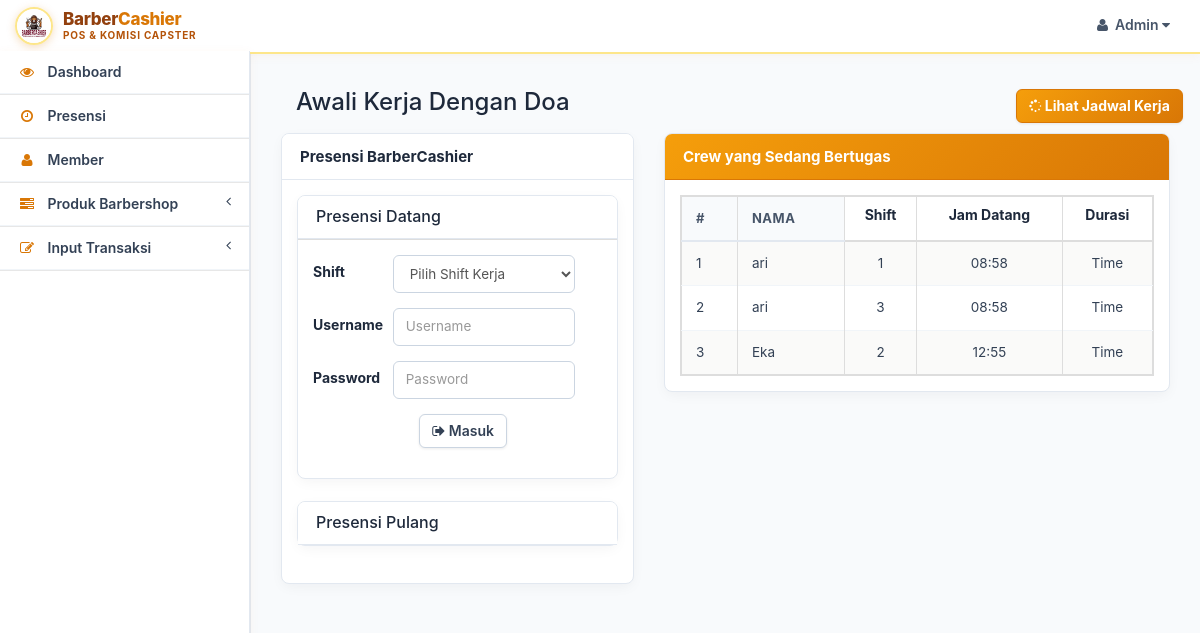
/SOURCE_CODE_APLIKASI/pages/index.php?cp=presensi (signed in), run on the app's committed database.
### tables this page shows
CREATE TABLE `absensi` (
  `idabsensi` int(11) NOT NULL AUTO_INCREMENT,
  `tgl` date NOT NULL,
  `datang` datetime NOT NULL,
  `pulang` datetime DEFAULT NULL,
  `sudahpulang` int(2) NOT NULL DEFAULT 0,
  `durasi` time NOT NULL,
  `user` varchar(12) NOT NULL,
  `shift` int(1) NOT NULL,
  `telat` time DEFAULT NULL,
  PRIMARY KEY (`idabsensi`)
);

### SOURCE_CODE_APLIKASI/pages/presensi.php (the view, shortened to what this page needs)
<?php
include 'form.php';
?>
<!DOCTYPE html>
<html lang="en">
<head>
</head>
<body>
    <div class="row">
        <?php
            if (($_SESSION['levelataz']) == "owner ataz" or ($_SESSION['levelataz']) == "manager ataz") { ?>
            <div class="col-lg-5">
                <h3>
                    <a href="#pilihbulan" id="0" class="btn btn-warning col-lg-5" data-toggle="modal" data-target="#pilihbulan">
                        <strong> <span class="glyphicon glyphicon-plus"></span> Input Jadwal </strong>
                    </a>
                    <a href="#jadwaledit" id="0" class="col-md-5 col-md-offset-2 btn btn-warning" data-toggle="modal" data-target="#jadwaledit">
                        <span class="fa fa-pencil"></span> <b>Edit Jadwal</b>
                    </a>
                </h3>
            </div>
            <div class="col-lg-7">
            <div class="col-lg-4 col-md-offset-8">
                <h3>
                    <a href="#pilihjadwal" id="0" class="btn btn-warning " data-toggle="modal" data-target="#pilihjadwal">
                        <strong> <span class="fa  fa-spinner"></span> Lihat Jadwal Kerja </strong>
                    </a>
                </h3>
            </div>
            </div>
            <?php
            }else{?>
            <div class="col-lg-5" >
                <h3 class="col-lg-12 ">Awali Kerja Dengan Doa </h3>
            </div>
            <div class="col-lg-7">
            <div class="col-lg-4 col-md-offset-8">
                <h3>
                    <a href="#pilihjadwal" id="0" class="btn btn-warning " data-toggle="modal" data-target="#pilihjadwal">
                        <strong> <span class="fa  fa-spinner"></span> Lihat Jadwal Kerja </strong>
                    </a>
                </h3>
            </div>
            </div>
            <?php
            }
        ?>
    </div>
    <div class="row">
        <div class="col-lg-5">
            <div class="panel panel-default">
                <div class="panel-heading">
                    Presensi BarberCashier
                </div>
                <div class="panel-body">
                    <div class="panel-group" id="accordion">
                        <div class="panel panel-default">
                            <div class="panel-heading">
                                <h4 class="panel-title">
                                    <a data-toggle="collapse" data-parent="#accordion" href="#collapseOne">Presensi Datang</a>
                                </h4>
                            </div>
                            <div id="collapseOne" class="panel-collapse collapse in">
                                <div class="panel-body" >
                                    <form class="form-horizontal" role="form" action="prosesabsen.php" method="post">
                                    </form>
                                </div>
                            </div>
                        </div>
                        <div class="panel panel-default">
                            <div class="panel-heading">
                                <h4 class="panel-title">
                                    <a data-toggle="collapse" data-parent="#accordion" href="#collapseTwo">Presensi Pulang</a>
                                </h4>
                            </div>
                        </div>
                    </div>
                </div>
            </div>
        </div>
        <div class="col-lg-7">
            <div class="panel panel-success">
                <div class="panel-heading">
                    Crew yang Sedang Bertugas
                </div>
                <div class="panel-body">
                    <div class="table-responsive table-bordered">
                        <table class="table table-striped table-bordered table-hover">
                            <thead>
                                <tr>
                                    <th>#</th>
                                    <th>Nama</th>
                                    <td align="center"><strong>Shift</strong></td>
                                    <td align="center"><strong>Jam Datang</strong></td>
                                    <td align="center"><strong>Durasi</strong></td>
                                </tr>
                            </thead>
                            <tbody>
                            <?php
                            $no = '0';
                            $result = mysql_query("SELECT * FROM absensi where sudahpulang='0'");
                            while($row=mysql_fetch_array($result))
                            {
                            $no++;
                            $datang = $row['datang'];
                            $jam = date("H:i", strtotime("$datang"));
                            ?>
                                <tr>
                                    <td><?php echo $no; ?></td>
                                    <td><?php echo $row['user'];?></td>
                                    <td align="center"><?php echo $row['shift']; ?></td>
                                    <td align="center"><?php echo $jam;?></td>
                                    <td align="center">
                                      <div id="<?php echo $no; ?>" align="center">Time</div>
                                    </td>
                                </tr>
                            <?php
                            }
                            ?>
                            </tbody>
                        </table>
                    </div>
                </div>
            </div>
        </div>
    </div>
</body>
</html>

### data on the page
absensi: user "ari", shift "1", datang "08:58"
absensi: user "ari", shift "3", datang "08:58"
absensi: user "Eka", shift "2", datang "12:55"

### other printed values
$navlevel[0] "Admin"
